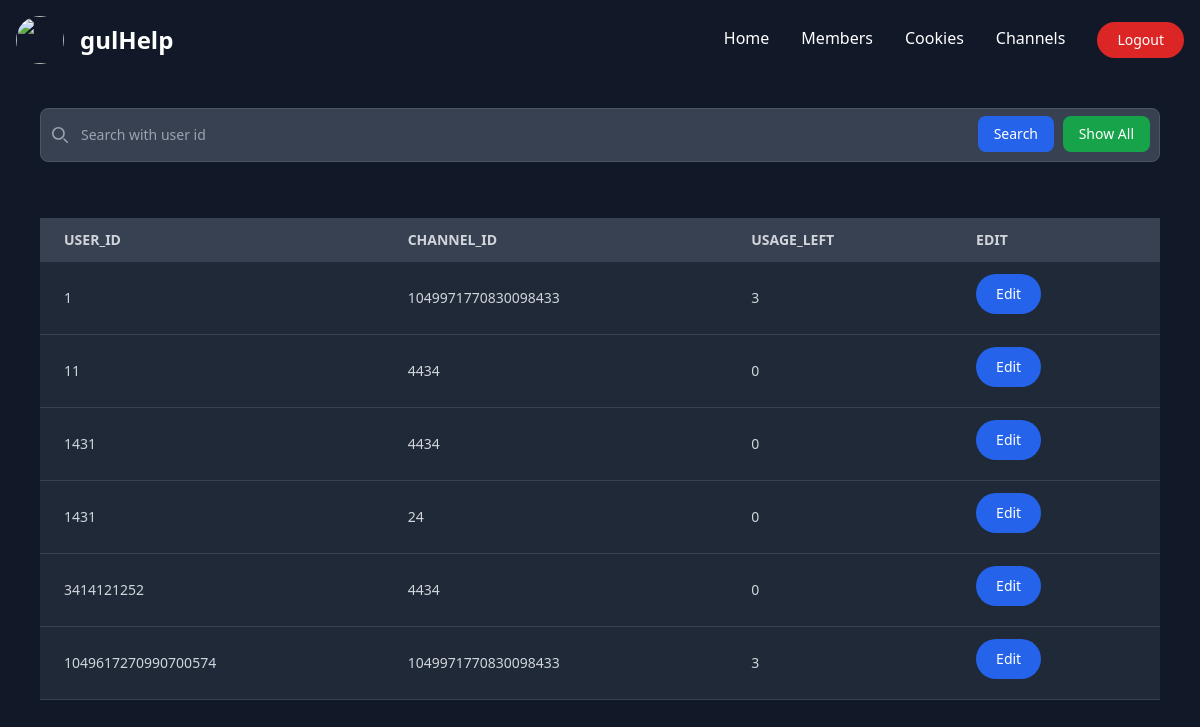
Page /members/ (signed in) on the earlier database version.
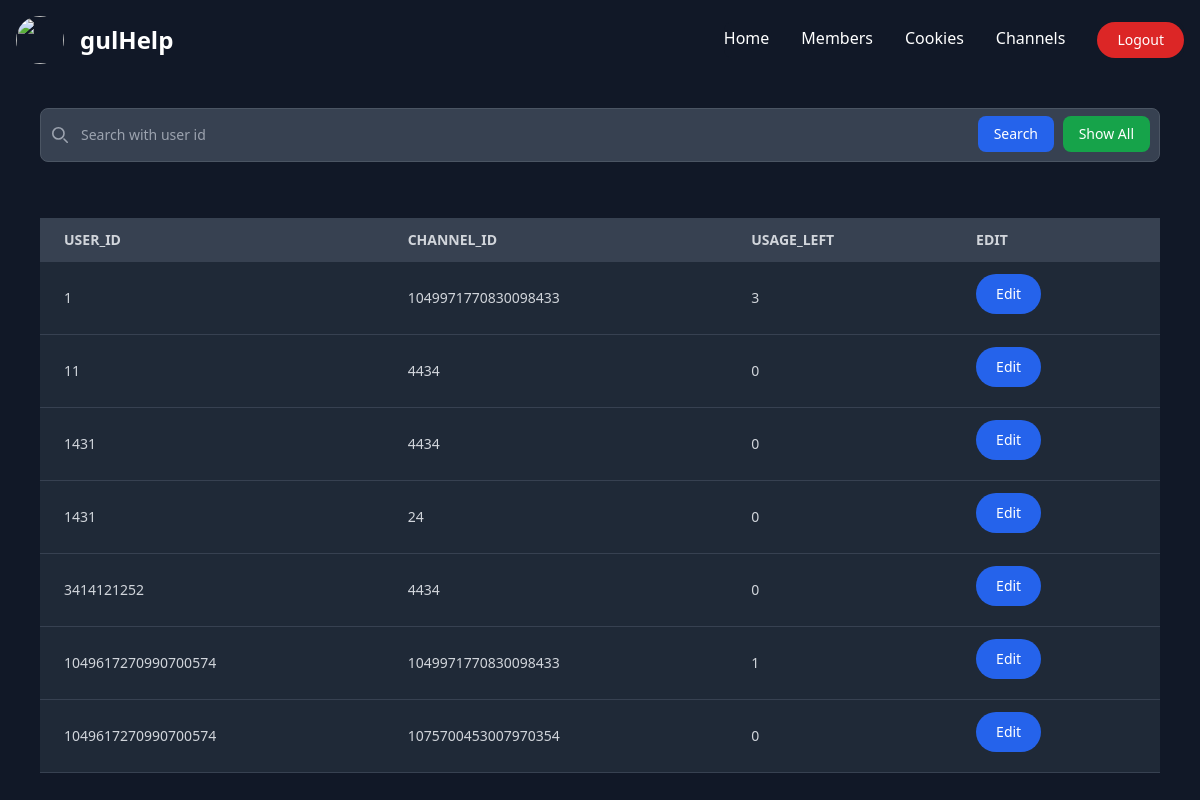
Same page on the later database version.
### dashboard/models.py (models this page shows)
class Member(models.Model):
    member_user_id = models.IntegerField()
    member_channel_id = models.IntegerField()
    member_usage_left = models.IntegerField()

### dashboard/views.py (the view)
# urls.py: path("members/", login_required(views.members), name="members"),
def members(request):
    context = {
        'members': Member.objects.all().order_by('member_user_id')
    }
    return render(request, "members.html", context)

### dashboard/templates/members.html (shortened to what this page needs)
{% extends "master.html" %} {% block content %}
<div id="search-box" class="relative overflow-x-auto px-10 py-7">
    <form>
        <div class="relative">
            <div
                class="absolute inset-y-0 left-0 flex items-center pl-3 pointer-events-none"
            >
            </div>
            <input
                type="number"
                id="default-search"
                class="block w-full p-4 pl-10 text-sm border rounded-lg bg-gray-700 border-gray-600 placeholder-gray-400 text-white focus:ring-blue-500 focus:border-blue-500"
                placeholder="Search with user id"
                required
            />
            <button
                type="submit"
                class="search-btn text-white absolute right-2.5 mr-24 bottom-2.5 focus:ring-4 focus:outline-none font-medium rounded-lg text-sm px-4 py-2 bg-blue-600 hover:bg-blue-700 focus:ring-blue-800"
            >
                Search
            </button>
            <button
                type="submit"
                class="show-all-btn text-white absolute right-2.5 bottom-2.5 focus:ring-4 focus:outline-none font-medium rounded-lg text-sm px-4 py-2 bg-green-600 hover:bg-green-700 focus:ring-green-800"
            >
                Show All
            </button>
        </div>
    </form>
</div>
<div id="main-members-table" class="relative overflow-x-auto px-10 py-7">
    <table class="w-full text-sm text-left text-gray-500">
        <thead class="text-md text-gray-300 uppercase bg-gray-700">
            <tr>
                <th scope="col" class="px-6 py-3">user_id</th>
                <th scope="col" class="px-6 py-3">channel_id</th>
                <th scope="col" class="px-6 py-3">usage_left</th>
                <th scope="col" class="px-6 py-3">edit</th>
            </tr>
        </thead>
        <tbody id="main-tbody">
            {% for member in members %}
            <tr
                id="member-row-{{ member.pk }}"
                class="member-row member-row-{{ member.member_user_id }} border-b bg-gray-800 border-gray-700 hover:bg-gray-600 text-gray-300"
            >
                <td class="px-6 py-4">{{ member.member_user_id }}</td>
                <td class="px-6 py-4">{{ member.member_channel_id }}</td>
                <td class="px-6 py-4">{{ member.member_usage_left }}</td>
                <td scope="col" class="px-6 py-3">
                    <button
                        data-mem-pk="{{ member.pk }}"
                        data-mem-id="{{ member.member_user_id }}"
                        data-mem-ch-id="{{ member.member_channel_id }}"
                        data-mem-usage-left="{{ member.member_usage_left }}"
                        type="button"
                        class="edit-btn text-white focus:outline-none focus:ring-4 font-medium rounded-full text-sm px-5 py-2.5 text-center mr-2 mb-2 bg-blue-600 hover:bg-blue-700 focus:ring-blue-800"
                    >
                        Edit
                    </button>
                </td>
            </tr>
            {% endfor %}
        </tbody>
    </table>
</div>
{% endblock %}

Differences in the rows shown:
changed Member (number 6 of 7 on the later page): member_usage_left "3" → "1"
added Member: member_user_id "1049617270990700574", member_channel_id "1075700453007970354", member_usage_left "0"
